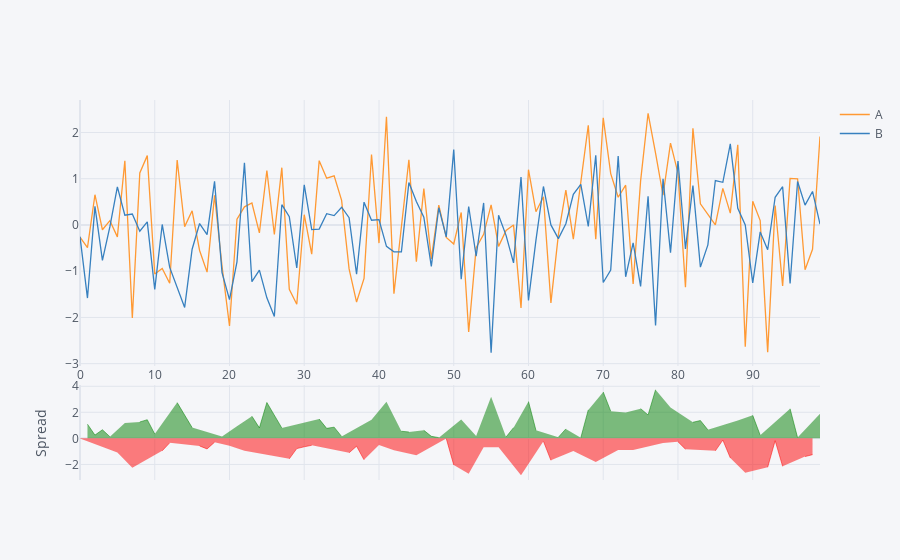

The notebook cell saved with this chart:
### Markdown cell above
### Spread

### Code cell
df[['A','B']].iplot(kind='spread')
